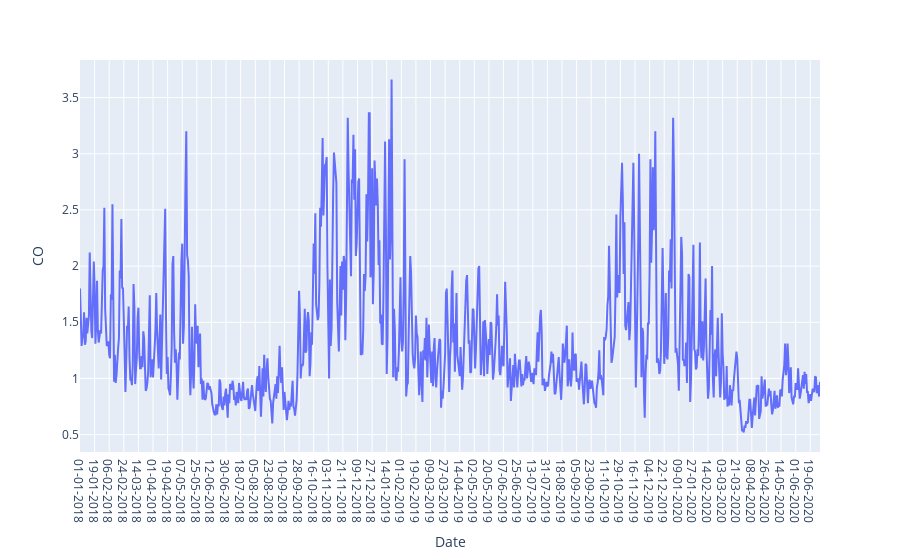

The notebook cell this image was saved under:
### Code cell
fig = px.line(data, x="Date", y="CO")
fig.show()

### Figure 1 — Plotly figure (JSON) as saved in the notebook; plotly's stock layout.template omitted (floating-point values rounded to 4 significant figures; data arrays with more than 128 entries replaced by an {"elided": "..."} marker saying what was removed)
{"data": [{"hovertemplate": "Date=%{x}<br>CO=%{y}<extra></extra>", "legendgroup": "", "line": {"color": "#636efa", "dash": "solid"}, "mode": "lines", "name": "", "orientation": "v", "showlegend": false, "type": "scatter", "x": {"elided": "913 str values"}, "xaxis": "x", "y": {"elided": "913 float values"}, "yaxis": "y"}], "layout": {"legend": {"tracegroupgap": 0}, "margin": {"t": 60}, "xaxis": {"anchor": "y", "domain": [0, 1], "title": {"text": "Date"}}, "yaxis": {"anchor": "x", "domain": [0, 1], "title": {"text": "CO"}}}}
